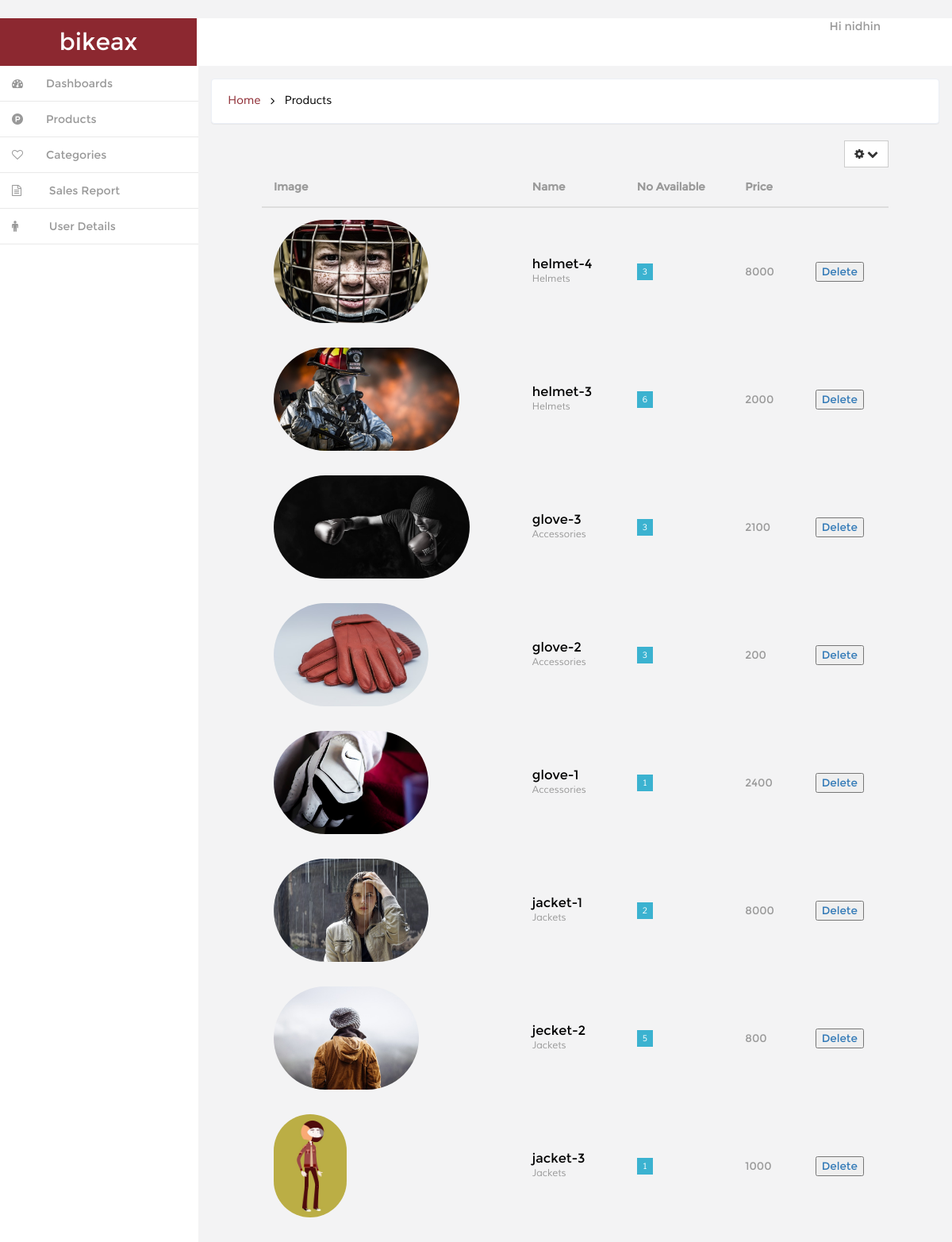
The page /dashboard/product/ (signed in, upper part) on the database as committed earlier.
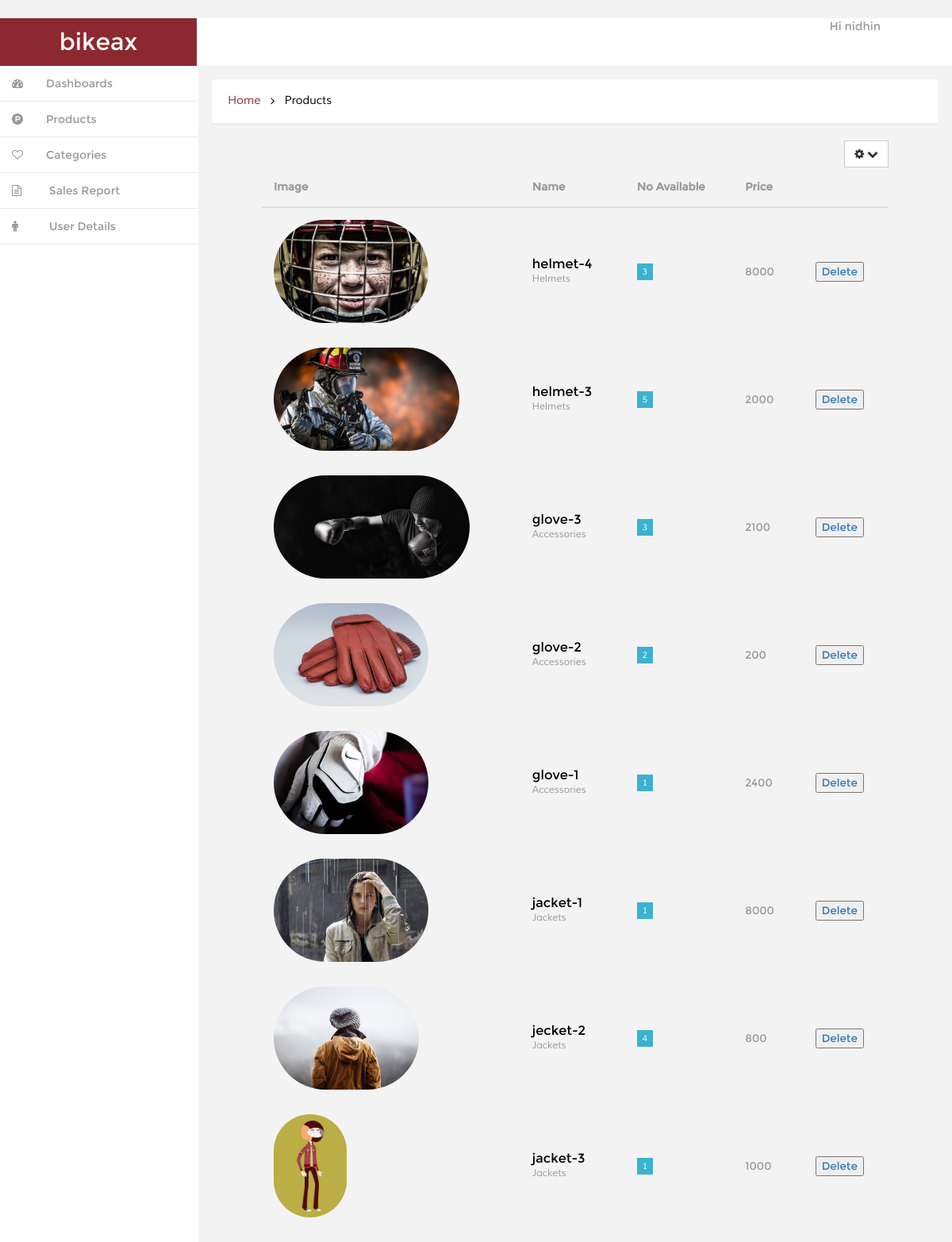
The same page on the database as committed later.
### ecom/models.py (models this page shows)
class Product(models.Model):
	Categories=models.ForeignKey(Category,on_delete=models.CASCADE)
	Name=models.CharField(max_length=20,blank=True )
	Image=models.FileField(upload_to='media/',null=True,blank=True)
	IDorSNO=models.IntegerField(default=0,null=True,blank=True)
	Description=models.TextField(max_length=50,null=True,blank=True)
	Price=models.IntegerField(default=0,null=True,blank=True)
	NumbersAvailable=models.IntegerField(default=0,null=True,blank=True)
	def __str__(self):
		return self.Name

class Category(models.Model):
	Name=models.CharField(max_length=30)
	Description=models.TextField(max_length=50)
	def __str__(self):
		return self.Name

### ecom/views.py (the view)
# urls.py: url(r'^dashboard/product/$',dashproduct, name="dashproduct"),
@user_passes_test(lambda u:u.is_superuser)
def dashproduct(request):
	items=Product.objects.all()
	return render(request,'backend/products.html' ,{'items':items})

### ecom/context_processor.py (called while the page is built)
def cart(request):
    return {'cart': Cart(request)}

### templates/backend/products.html (shortened to what this page needs)
{% extends 'backend/index.html' %}
{% block breadcrump %} Products {% endblock %}
{% block contentmain %}
<div style="margin:5px 80px 5px 80px;">
<div class="float-right">
<div class="dropdown">
        <a href="#" title="" class="btn btn-default" data-toggle="dropdown" aria-expanded="false">
            <i class="fa fa-cog icon_8"></i>
            <i class="fa fa-chevron-down icon_8"></i>
        <div class="ripple-wrapper"></div></a>
    </div>
  </div>
 <table class="table">
                     <thead>
                    <tr>
                        <th>Image</th>
                        <th>Name</th>
                        <th>No Available</th>
                        <th>Price</th>
                        <th></th>
                    </tr>
                    </thead>
                    <tbody>
                    {% for it in items %}
                        <tr class="table-row">
                            <td class="table-img">
                               {% if it.Image %}<img src="{{ it.Image.url }}" alt="" style="height: 130px; width: auto"/>{% endif %}
                            </td>
                            <td class="table-text">
                            	<h6>{{ it.Name }}</h6>
                                <p>{{ it.Categories.Name }}</p>
                            </td>
                            <td>
                            	<span class="fam">{{ it.NumbersAvailable }}</span>
                            </td>
                            <td class="march">
                               {{ it.Price }}
                            </td>
                             <td >
							                    <a href="{% url 'product_del' pk=it.pk %}"><button>Delete</button></a>
                            </td>
                        </tr>
                         {% endfor %}
                    </tbody>
                </table>
</div>
{% endblock %}

### templates/backend/index.html (shortened to what this page needs)
<!DOCTYPE HTML>
{% load static %}
<html>
<head>
<link href="{% static 'backend/css/bootstrap.min.css'%}"  rel='stylesheet' type='text/css' />
<link href="{% static 'backend/css/style.css'%}" rel='stylesheet' type='text/css' />
<link href="{% static 'backend/css/font-awesome.css'%}" rel="stylesheet">
<link href="{% static 'backend/css/custom.css'%}" rel="stylesheet">
</head>
<body>
<div id="wrapper">
        <nav class="navbar-default navbar-static-top" role="navigation">
             <div class="navbar-header">
	               <h1> <a class="navbar-brand" href="index.html">bikeax</a></h1>
			   </div>
			 <div class=" border-bottom">
		    <div class="drop-men" >
		        <ul class=" nav_1">
					<li class="dropdown" style="margin-right:90px;">
		              <a href="#" class="dropdown-toggle dropdown-at" data-toggle="dropdown">
		              <span class=" name-caret">Hi {{ user }}</span></a>
		            </li>
		        </ul>
		     </div>
			<div class="clearfix">
     </div>
		    <div class="navbar-default sidebar" role="navigation">
                <div class="sidebar-nav navbar-collapse">
                <ul class="nav" id="side-menu">
                    <li>
                        <a href="{% url 'dashboard' %}" class=" hvr-bounce-to-right"><i class="fa fa-dashboard nav_icon "></i><span class="nav-label">Dashboards</span> </a>
                    </li>
                      <li>
                        <a href="{% url 'dashproduct' %}" class=" hvr-bounce-to-right"><i class="fa fa-product-hunt nav_icon "></i><span class="nav-label">Products</span> </a>
                    </li>
                      <li>
                        <a href="{% url 'dashcategory' %}" class=" hvr-bounce-to-right"><i class="fa fa-heart-o nav_icon "></i><span class="nav-label">Categories</span> </a>
                    </li>
					 <li>
                        <a href="{% url 'sales' %}" class=" hvr-bounce-to-right"><i class="fa fa-file-text-o  nav_icon"></i> <span class="nav-label">Sales Report</span> </a>
                    </li>
                    <li>
                        <a href="/user_detail/" class=" hvr-bounce-to-right"><i class="fa fa-male nav_icon"></i> <span class="nav-label">User Details</span> </a>
                    </li>
                </ul>
            </div>
			</div>
        </nav>
        <div id="page-wrapper" class="gray-bg dashbard-1">
       <div class="content-main">
		    <div class="banner">
				<h2>
				<a href="/dashbard/">Home</a>
				<i class="fa fa-angle-right"></i>
				<span>{% block breadcrump %} Dashboard {% endblock %}</span>
				</h2>
		    </div>
		<div class="content-top">
			{% block contentmain %}{% endblock %}
		</div>
			       </div>
						 	       </div>
	       </div>
</body>
</html>

### static/backend/css/style.css (style rules this page uses)
h4, h5, h6, h1, h2, h3 { margin: 0; }
ul, ol { margin: 0;padding: 0; }
p { margin: 0; }
html, body { font-family:'Montserrat-Regular'; font-size: 100%; background:#F3F3F4; overflow-x: hidden; }
body a { transition:0.5s all; -webkit-transition:0.5s all; -moz-transition:0.5s all; -o-transition:0.5s all; -ms-transition:0.5s all; }
div#wrapper { background-color: #fff; }
.navbar-default.sidebar { background-color: #fff; }
h1 a.navbar-brand { color: #fff !important; font-size: 30px; font-weight: 500; padding: 20px 0px; background: #8c2830; text-align: center; width:248px; height: 60px; }
i.nav_icon { color: #fff; margin-right:6px; }
.sidebar ul li a { color: #999; font-size:14px; }
.hvr-bounce-to-right { display: inline-block; vertical-align: middle; -webkit-transform: translateZ(0); transform: translateZ(0); box-shadow: 0 0 1px rgba(0, 0, 0, 0); -webkit-backface-visibility: hidden; backface-visibility: hidden; -moz-osx-font-smoothing: grayscale; position: relative; -webkit-transition-property: color; transition-property: color; -webkit-transition-duration: 0.5s; transition-duration: 0.5s; }
.hvr-bounce-to-right:before { content: ""; position: absolute; z-index: -1; top: 0; left: 0; right: 80%; bottom: 0; background:#7f8c8d; -webkit-transform: scaleX(0); transform: scaleX(0); -webkit-transform-origin: 0 50%; transform-origin: 0 50%; -webkit-transition-property: transform; transition-property: transform; -webkit-transition-duration: 0.5s; transition-duration: 0.5s; -webkit-transition-timing-function: ease-out; transition-timing-function: ease-out; }
.nav > li > a { color: #999; font-weight:500; padding: 0px 20px 0px 0px; font-size: 0.85em; border-bottom: 1px solid #E9E9E9; }
.nav > li > a i { margin-right: 14px; }
i.nav_icon { color: #999; padding: 15px; width: 44px; height: 44px; }
@media (min-width: 768px) { #page-wrapper { position: inherit; margin: 0 0 0 240px; min-height: 1000px; } }
a.dropdown-toggle.dropdown-at { border-bottom: none; }
.content-main { background-color: #F3F3F4; padding-top: 1em; }
.border-bottom { background-color: #fff; }
.drop-men { float: right; }
.dropdown-at { padding: 0 !important; position: relative; color: #999; font-size: 0.9em; text-decoration: none ; }
.dropdown, .dropup { display: inline-block; padding:0; }
.banner { background: #fff; display: block; margin: 0em 1em ; padding:1em; border: 1px solid #ebeff6; border-color: #ebeff6; border-radius: 4px; -webkit-border-radius: 4px; -o-border-radius: 4px; -moz-border-radius: 4px; -ms-border-radius: 4px; -webkit-box-shadow: 0 1px 1px rgba(0,0,0,.05); box-shadow: 0 1px 1px rgba(0,0,0,.05); }
.banner h2 { font-size:0.9em; }
.banner h2 a { color:#8c2830; text-decoration:none; font-family: 'Muli-Regular'; padding:0.3em ; }
.banner h2 span { color:#000; font-family: 'Muli-Regular'; padding:0.3em ; }
.banner h2 i { color:#000; vertical-align:middle; padding:0.3em ; }
.content-top { padding: 1em 0; }
.btn { border-radius: 0px; outline: none; }
.table td, .table>tbody>tr>td, .table>tbody>tr>th, .table>tfoot>tr>td, .table>tfoot>tr>th, .table>thead>tr>td, .table>thead>tr>th { padding: 15px !important; font-size: 0.85em; color: #999; border-top: none !important; }
.table-img img { border-radius: 100px; -webkit-border-radius: 100px; -o-border-radius: 100px; -moz-border-radius: 100px; -ms-border-radius: 100px; }
.table-row td { font-size: 1em; padding: 15px 8px 15px !important; line-height: 1.42857143; vertical-align:middle !important; border-top: 1px solid #ddd; }
td.table-text h6 { font-size: 1.2em; color:#000; }
td.table-text p { font-size:0.9em; line-height: 1.5em; font-family: 'Muli-Regular'; color:#999; }
td span { color:#fff; font-size: 0.8em; padding: 4px 7px; font-family: 'Muli-Regular'; }
td span.fam { color:#fff; font-size: 0.8em; padding: 4px 7px; font-family: 'Muli-Regular'; }
td span.fam { background:#3BB2D0; }
.float-right { float: right; }
.table { margin-bottom: 0; }
tr.table-row { border-top: 1px solid #F3F3F4; }

### static/backend/css/custom.css (style rules this page uses)
#wrapper { width: 100%; }
#page-wrapper { min-height: 568px; }
@media (min-width:768px) { #page-wrapper { position: inherit; margin: 0 0 0 250px; } }
.sidebar .sidebar-nav.navbar-collapse { padding-right: 0; padding-left: 0; }
@media (min-width:768px) { .sidebar { z-index: 1; position: absolute; width: 250px; } }

Rows that differ between the two databases and show on the page:
changed Product "helmet-3": NumbersAvailable "6" → "5"
changed Product "glove-2": NumbersAvailable "3" → "2"
changed Product "jacket-1": NumbersAvailable "2" → "1"
changed Product "jecket-2": NumbersAvailable "5" → "4"
